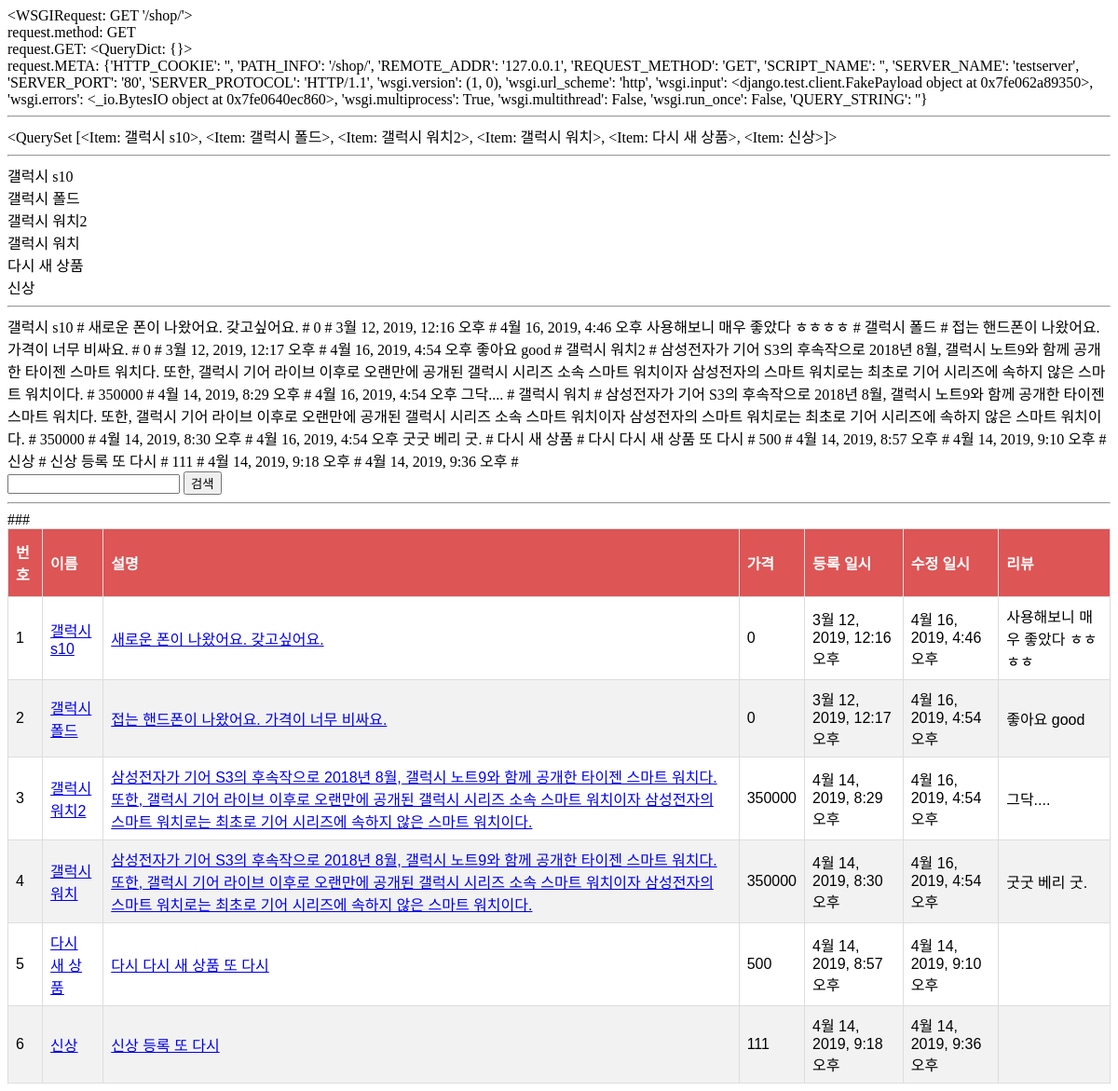
The app's page /shop/ with its own data.
### shop/models.py (models this page shows, shortened)
class Item(models.Model):
    name = models.CharField(max_length=20)
    desc = models.TextField(blank=True)
    price = models.PositiveIntegerField(default=0)
    photo = models.ImageField(blank=True)
    is_published = models.BooleanField(default=True)
    created_at = models.DateTimeField(auto_now_add=True)
    updated_at = models.DateTimeField(auto_now=True)
    review = models.TextField(blank=True) ###
    def __str__(self):
        return self.name

### shop/views.py (the view)
# urls.py: path('', views.item_list, name='item_list'),
def item_list(request):
    items = Item.objects.all()
    q = request.GET.get('q', '')  # 키값이 'q'로 지정된 값이 없으면 None이 반환됨
    if q:  # q가 널 아니면 qs에 filter 조건 추가
        items = items.filter(name__icontains=q)
    return render(request, 'shop/item_list.html', {
        'item_list': items,
        'q': q,
    })

### shop/templates/shop/item_list.html (shortened to what this page needs)
<!DOCTYPE html>
<html lang="en">
<head>
</head>
<body>
    {{ request }} <br/>
    request.method: {{ request.method }} <br/>
    request.GET: {{ request.GET }} <br/>
    request.META: {{ request.META }}
    <hr/>
    {{ item_list }}
    <hr>
    {% for item in item_list %}
        {{ item }} <br>
    {% endfor %}
    <hr>
    {% for item in item_list %}
        {{ item.name }} #
        {{ item.desc }} #
        {{ item.price }} #
        {{ item.created_at }} #
        {{ item.updated_at }}
        {{ item.review }} #
    {% endfor %}
    <form action="" method="GET">
        <input type="text" name="q" value="{{ q }}" />
        <input type="submit" value="검색" />
    </form>
    <hr>
    <table>
        <thead>
            <th>번호</th>
            <th>이름</th>
            <th>설명</th>
            <th>가격</th>
            <th>등록 일시</th>
            <th>수정 일시</th>
            <th>리뷰</th> ###
        </thead>
        <tbody>
            {% for item in item_list %}
            <tr>
                <td> {{ item.id }} </td>
                <td>
                    <a href="{% url 'shop:item_detail' pk=item.pk %}">
                        {{ item.name }}
                    </a>
                </td>
                <td>
                    <a href="{% url 'shop:item_edit' pk=item.pk %}">
                        {{ item.desc }}
                    </a>
                </td>
                <td> {{ item.price }} </td>
                <td> {{ item.created_at }} </td>
                <td> {{ item.updated_at }} </td>
                <td> {{ item.review }} </td>
            </tr>
            {% endfor %}
        </tbody>
    </table>
</body>
</html>

### shop/templates/shop/item_list.html (style rules this page uses)
table { font-family: "Trebuchet MS", Arial, Helvetica, sans-serif; border-collapse: collapse; width: 100%; }
table td, table th { border: 1px solid #ddd; padding: 8px; }
table tr:nth-child(even) { background-color: #f2f2f2; }
table th { padding-top: 12px; padding-bottom: 12px; text-align: left; background-color: #dd5555; color: white; }

### records on screen
Item: name.name "<QuerySet [<Item: 갤럭시 s10>, <Item: 갤럭시 폴드>, <Item: 갤럭시 워치2>, <Item: 갤럭시 워치>, <Item: 다시 새 상품>, <Item: 신상>]>", name "갤럭시 s10", desc "새로운 폰이 나왔어요. 갖고싶어요.", price "0", created_at "3월 12, 2019, 12:16 오후", updated_at "4월 16, 2019, 4:46 오후", review "사용해보니 매우 좋았다 ㅎㅎㅎㅎ", id "1"
Item: name "갤럭시 폴드", desc "접는 핸드폰이 나왔어요. 가격이 너무 비싸요.", price "0", created_at "3월 12, 2019, 12:17 오후", updated_at "4월 16, 2019, 4:54 오후", review "좋아요 good", id "2"
Item: name "갤럭시 워치2", desc "삼성전자가 기어 S3의 후속작으로 2018년 8월, 갤럭시 노트9와 함께 공개한 타이젠 스마트 워치다. 또한, 갤럭시 기어 라이브 이후로 오랜만에 공개된 갤럭시 시리즈 소속 스마트 워치이자 삼성전자의 스마트 워치로는 최초로 기어 시리즈에 속하지 않은 스마트 워치이다.", price "350000", created_at "4월 14, 2019, 8:29 오후", updated_at "4월 16, 2019, 4:54 오후", review "그닥....", id "3"
Item: name "갤럭시 워치", desc "삼성전자가 기어 S3의 후속작으로 2018년 8월, 갤럭시 노트9와 함께 공개한 타이젠 스마트 워치다. 또한, 갤럭시 기어 라이브 이후로 오랜만에 공개된 갤럭시 시리즈 소속 스마트 워치이자 삼성전자의 스마트 워치로는 최초로 기어 시리즈에 속하지 않은 스마트 워치이다.", price "350000", created_at "4월 14, 2019, 8:30 오후", updated_at "4월 16, 2019, 4:54 오후", review "굿굿 베리 굿.", id "4"
Item: name "다시 새 상품", desc "다시 다시 새 상품 또 다시", price "500", created_at "4월 14, 2019, 8:57 오후", updated_at "4월 14, 2019, 9:10 오후", id "5"
Item: name "신상", desc "신상 등록 또 다시", price "111", created_at "4월 14, 2019, 9:18 오후", updated_at "4월 14, 2019, 9:36 오후", id "6"

### other values on screen
{{ request }} "<WSGIRequest: GET '/shop/'>"
{{ request.method }} "GET"
{{ request.GET }} "<QueryDict: {}>"
